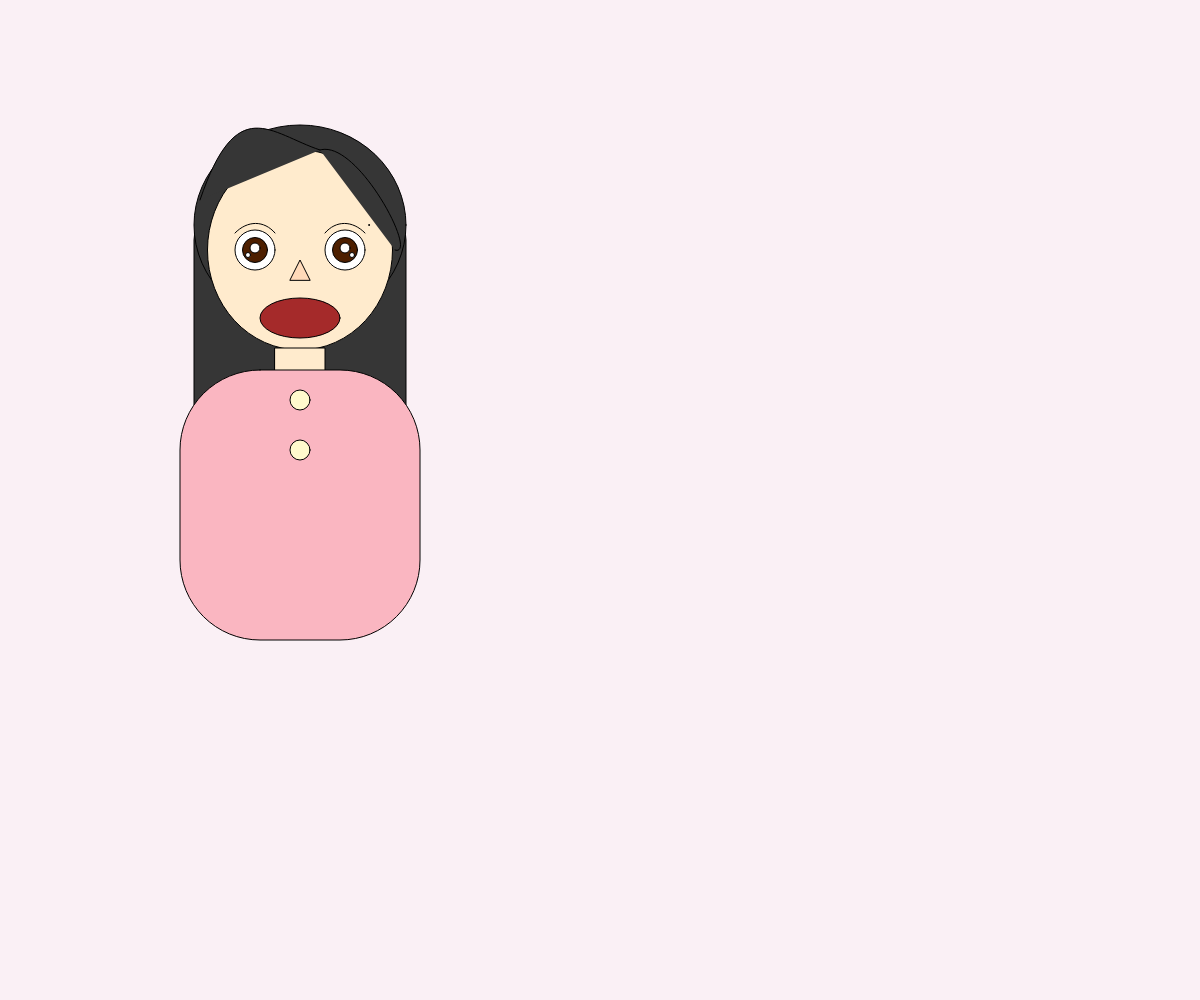
Frame 1 (no input)
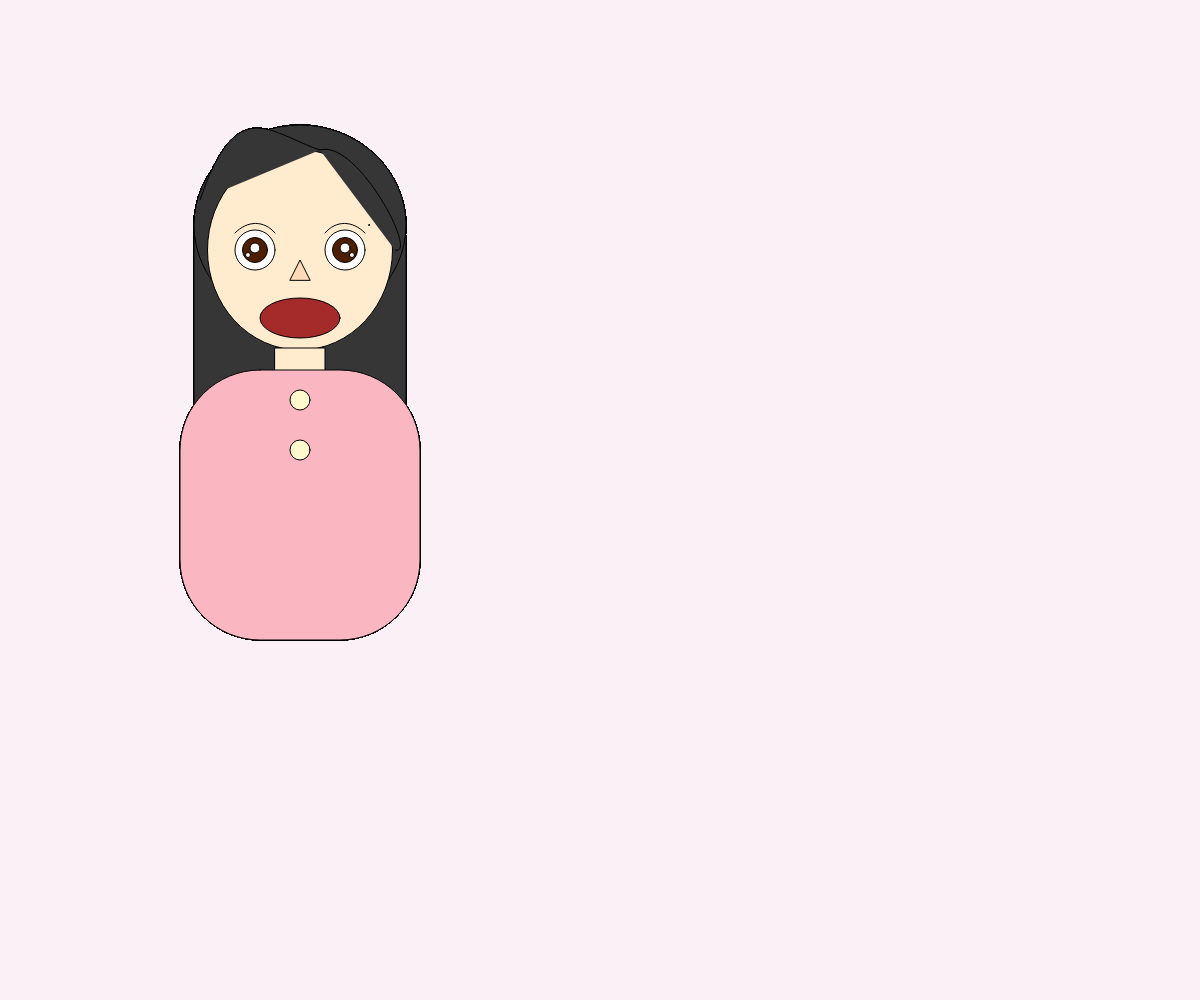
Frame 60 (no input)
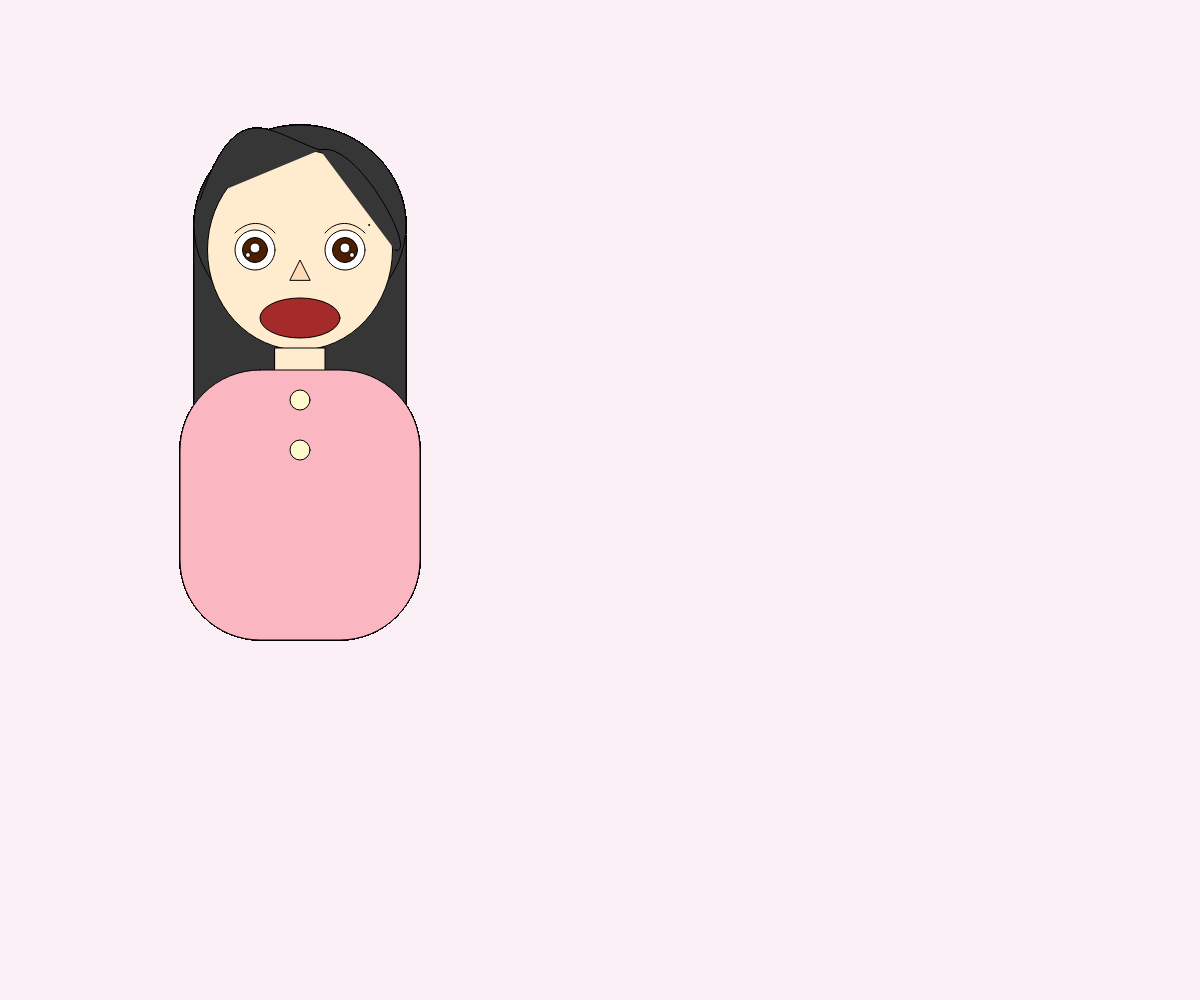
Frame 120 (the mouse pressed at the canvas centre since frame 60)

The p5.js sketch that drew these frames (run headless with seeded random() and noise() and a simulated clock; from frame 60 on, the mouse is pressed at the canvas centre):

// p5.js sketch
// ── sketch.js
function setup() {
  createCanvas(windowWidth,  windowHeight);
  background(250,240,245)//顏色範圍(R,G,B)
}

function draw() {
	fill(54,54,54)
	rect(194,210,212,250,30)
	fill(54,54,54)
	ellipse(300,225,212,200)
	fill(255,235,205)
	ellipse(300,250,185,200)//臉皮
  
	ellipseMode(RADIUS);
  fill(255);
  ellipse(255, 250, 20, 20);
  ellipseMode(CENTER);
  fill(77,31,0);
  ellipse(255, 250, 25, 25);
	fill(255);
  ellipse(255, 248, 10, 10)
	fill(255);
  ellipse(248, 255, 5, 5)
	noFill();
  curve(200, 310, 235, 233, 275, 233, 300, 310)//左眼
	
	ellipseMode(RADIUS);
  fill(255);
  ellipse(345, 250, 20, 20);
  ellipseMode(CENTER);
  fill(77,31,0);
  ellipse(345, 250, 25, 25);
	fill(255);
  ellipse(345, 248, 10, 10)
	fill(255);
  ellipse(352, 255, 5, 5)
	fill(100)
	ellipse(369,225,1,1)
	noFill();
  curve(300, 310, 325, 233, 365, 233, 400, 310)//右眼
	
 
	
	fill(255,218,185);
	triangle(290,280,300,260,310,280);//鼻子
	//noFill();
  //curve(300, 50, 330, 300, 270, 300, 300, 50);//嘴巴
	fill("#A52A2A");
 ellipse(300,318,80,40);//嘴巴
	
	fill(54,54,54)
	curve(100,800,200,200,320,150,500,300)//左瀏海
	fill(54,54,54)
	curve(170,320,320,150,395,250,170,100)//右瀏海

	//身體
	fill(255,235,205)
	rect(275,348,50,30)
	fill(250,182,193)
	rect(180,370,240,270,80)
	fill(255,250,205)
	ellipse(300,400,20,20)
	ellipse(300,450,20,20)

}
